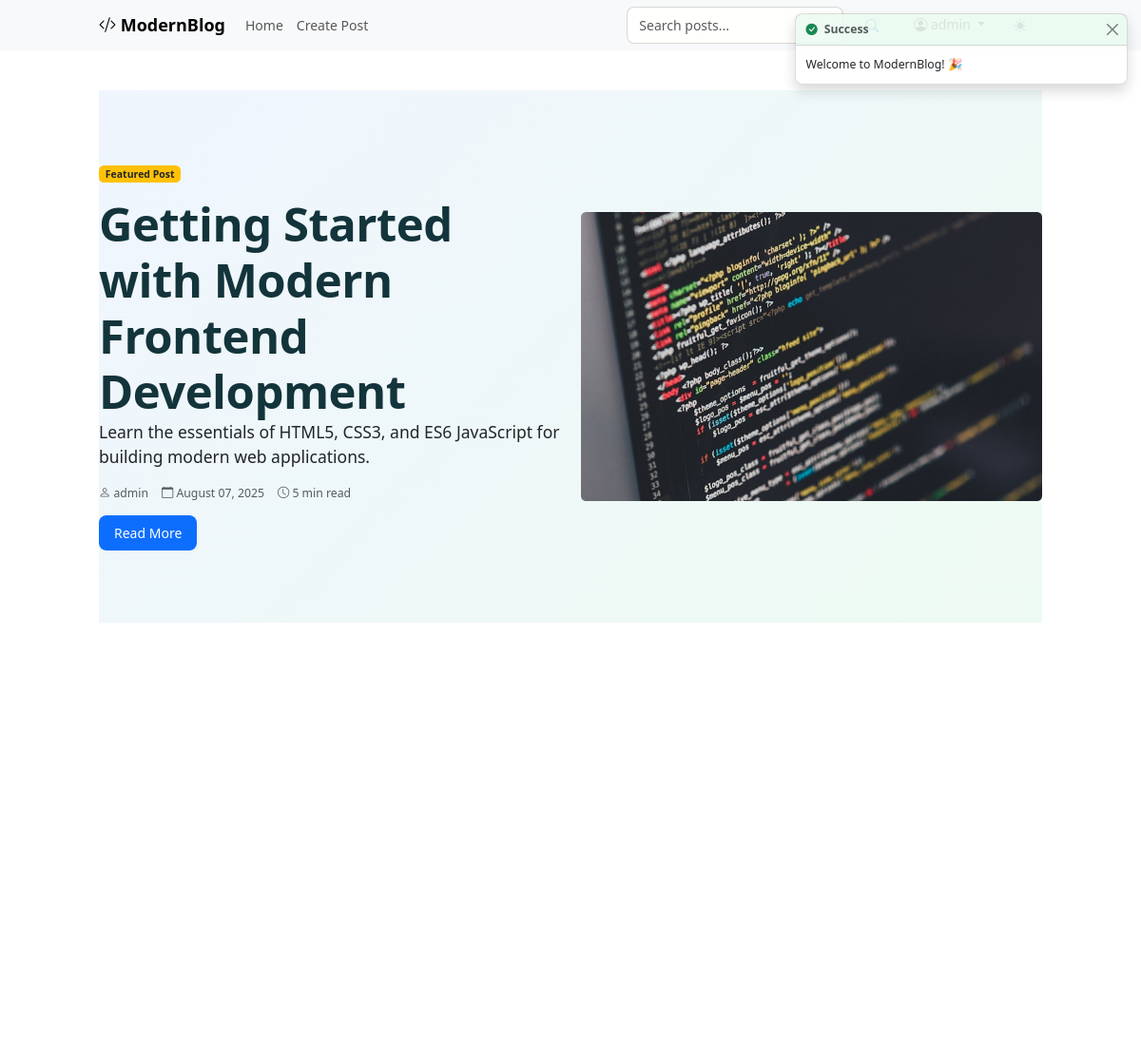
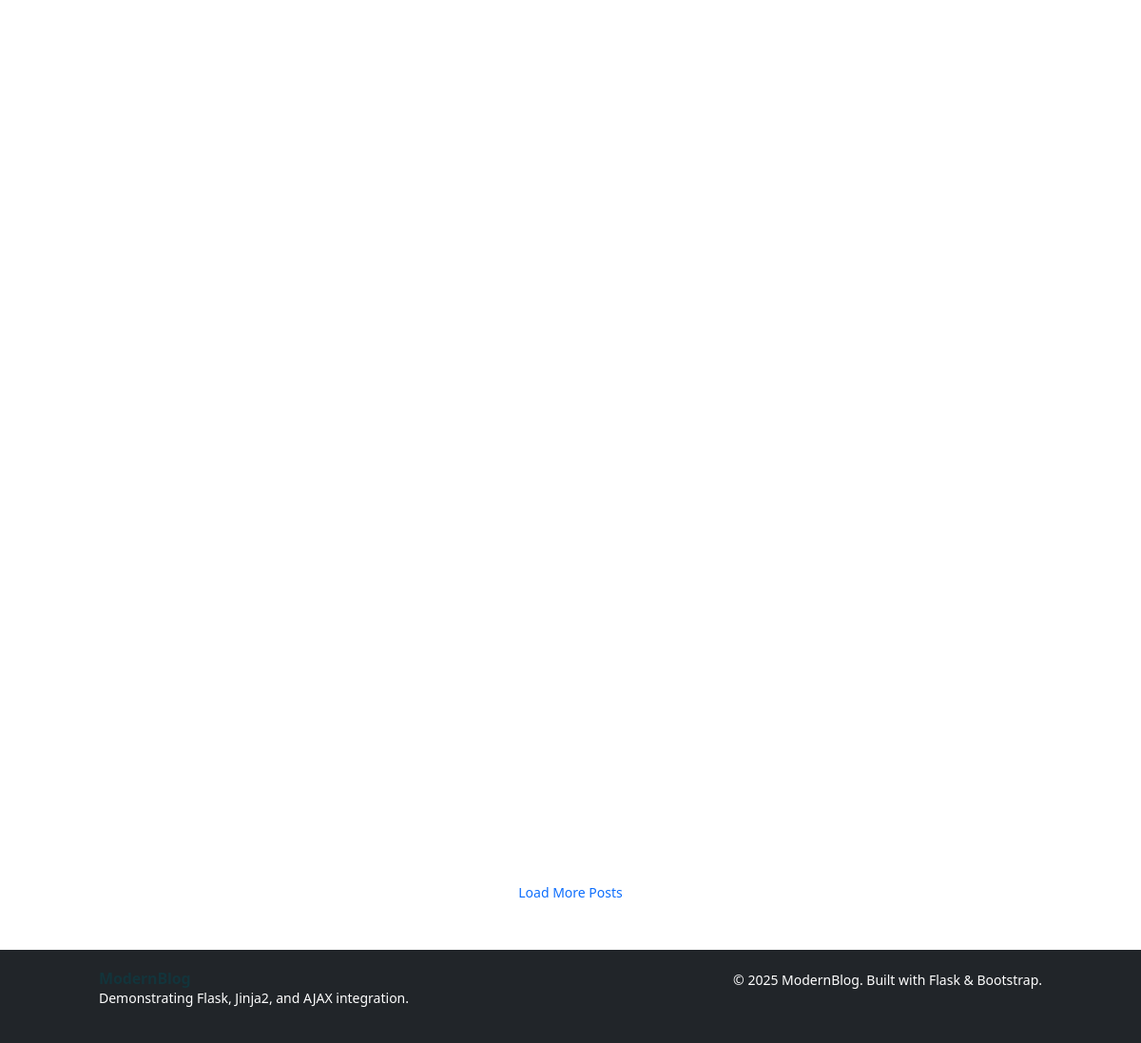
Screenshot of / (signed in) with the database file from the repository (2 pictures, top to bottom).
### models.py (models this page shows, shortened)
class User(UserMixin, db.Model):
    __tablename__ = 'user'
    id = db.Column(db.Integer, primary_key=True)
    username = db.Column(db.String(80), unique=True, nullable=False, index=True)
    email = db.Column(db.String(120), unique=True, nullable=False, index=True)
    password_hash = db.Column(db.String(255), nullable=False)
    first_name = db.Column(db.String(50))
    last_name = db.Column(db.String(50))
    bio = db.Column(db.Text)
    avatar_url = db.Column(db.String(200))
    is_active = db.Column(db.Boolean, default=True, nullable=False)
    is_admin = db.Column(db.Boolean, default=False, nullable=False)
    email_confirmed = db.Column(db.Boolean, default=False, nullable=False)
    date_created = db.Column(db.DateTime, default=datetime.utcnow, nullable=False)
    last_seen = db.Column(db.DateTime, default=datetime.utcnow)
    posts = db.relationship('BlogPost', backref='author', lazy='dynamic', cascade='all, delete-orphan')
    comments = db.relationship('Comment', backref='author', lazy='dynamic', cascade='all, delete-orphan')

class BlogPost(db.Model):
    __tablename__ = 'blog_post'
    id = db.Column(db.Integer, primary_key=True)
    title = db.Column(db.String(200), nullable=False, index=True)
    content = db.Column(db.Text, nullable=False)
    excerpt = db.Column(db.String(500))
    slug = db.Column(db.String(250), unique=True, index=True)
    meta_description = db.Column(db.String(160))
    featured_image = db.Column(db.String(200))
    published = db.Column(db.Boolean, default=True, nullable=False)
    featured = db.Column(db.Boolean, default=False, nullable=False)
    allow_comments = db.Column(db.Boolean, default=True, nullable=False)
    read_time = db.Column(db.String(20), default='5 min read')
    view_count = db.Column(db.Integer, default=0, nullable=False)
    date_created = db.Column(db.DateTime, default=datetime.utcnow, nullable=False, index=True)
    date_modified = db.Column(db.DateTime, default=datetime.utcnow, onupdate=datetime.utcnow)
    date_published = db.Column(db.DateTime)
    author_id = db.Column(db.Integer, db.ForeignKey('user.id'), nullable=False)
    category_id = db.Column(db.Integer, db.ForeignKey('category.id'), nullable=False)
    tags = db.relationship('Tag', secondary=post_tags, lazy='subquery',
                          backref=db.backref('posts', lazy=True))
    comments = db.relationship('Comment', backref='post', lazy='dynamic',
                              cascade='all, delete-orphan')

### app.py (the view)
@app.route('/')
def index():
    from models import BlogPost, Category, Tag
    featured_post = BlogPost.query.filter_by(featured=True).first()
    recent_posts = BlogPost.query.order_by(BlogPost.date_created.desc()).limit(6).all()
    categories = Category.query.all()
    tags = Tag.query.all()
    return render_template('index.html',
                         featured_post=featured_post,
                         recent_posts=recent_posts,
                         categories=categories,
                         tags=tags,
                         title='Home')

### app.py (called while the page is built)
def create_app():
    app = Flask(__name__)
    from config import get_config
    config_class = get_config()
    app.config.from_object(config_class)
    config_class.init_app(app)
    db.init_app(app)
    migrate.init_app(app, db)
    login_manager.init_app(app)
    login_manager.login_view = 'login'
    login_manager.login_message = 'Please log in to access this page.'
    login_manager.login_message_category = 'info'
    from models import User, BlogPost, Category, Tag, Comment
    @login_manager.user_loader
    def load_user(user_id):
        return User.query.get(int(user_id))
    with app.app_context():
        db.create_all()
        create_sample_data_if_needed()
    return app

### templates/index.html (shortened to what this page needs)
{% extends "base.html" %}
{% block content %}
<div class="container my-5">
    {% if featured_post %}
    <div class="hero-section mb-5">
        <div class="row align-items-center">
            <div class="col-lg-6">
                <div class="badge bg-warning text-dark mb-3">Featured Post</div>
                <h1 class="display-4 fw-bold">{{ featured_post.title }}</h1>
                <p class="lead">{{ featured_post.excerpt }}</p>
                <div class="d-flex align-items-center mb-3">
                    <small class="text-muted me-3">
                        <i class="bi bi-person"></i> {{ featured_post.author.username }}
                    </small>
                    <small class="text-muted me-3">
                        <i class="bi bi-calendar"></i> {{ featured_post.date_created.strftime('%B %d, %Y') }}
                    </small>
                    <small class="text-muted">
                        <i class="bi bi-clock"></i> {{ featured_post.read_time }}
                    </small>
                </div>
                <a href="{{ url_for('post_detail', post_id=featured_post.id) }}" class="btn btn-primary btn-lg">
                    Read More
                </a>
            </div>
            <div class="col-lg-6">
                <div class="text-center">
                    <img src="{{ url_for('static', filename='uploads/frontend.jpeg') }}" alt="Featured Post" class="img-fluid rounded">
                </div>
            </div>
        </div>
    </div>
    {% endif %}
    <div class="row mb-4">
        <div class="col-12">
        </div>
    </div>
    <div class="row" id="posts-container">
        {% for post in recent_posts %}
        <div class="col-lg-4 col-md-6 mb-4 post-card"
             data-category="{{ post.category.id }}"
             data-post-id="{{ post.id }}"
             data-tags="{% for tag in post.tags %}{{ tag.name }}{% if not loop.last %},{% endif %}{% endfor %}">
                {% set image_list = ['frontend.jpeg', 'bootstrap.jpeg', 'css-grid.jpeg', 'es6.jpeg', 'accessibility.jpeg'] %}
        </div>
        {% endfor %}
    </div>
    <div class="text-center mt-4">
        <button class="btn btn-outline-primary" id="load-more-btn" data-page="2">
            Load More Posts
        </button>
    </div>
</div>
{% endblock %}

### templates/base.html (shortened to what this page needs)
<!DOCTYPE html>
<html lang="en" data-color-scheme="{{ 'dark' if session.get('theme') == 'dark' else 'light' }}">
<head>
    <link href="https://cdn.jsdelivr.net/npm/bootstrap@5.3.0/dist/css/bootstrap.min.css" rel="stylesheet">
    <link href="https://cdn.jsdelivr.net/npm/bootstrap-icons@1.10.0/font/bootstrap-icons.css" rel="stylesheet">
    <link rel="stylesheet" href="{{ url_for('static', filename='css/style.css') }}">
</head>
<body>
    <nav class="navbar navbar-expand-lg navbar-light bg-light">
        <div class="container">
            <a class="navbar-brand" href="{{ url_for('index') }}">
                <i class="bi bi-code-slash"></i> ModernBlog
            </a>
            <div class="collapse navbar-collapse" id="navbarNav">
                <ul class="navbar-nav me-auto">
                    <li class="nav-item">
                        <a class="nav-link" href="{{ url_for('index') }}">Home</a>
                    </li>
                    {% if current_user.is_authenticated %}
                        <li class="nav-item">
                            <a class="nav-link" href="{{ url_for('create_post') }}">Create Post</a>
                        </li>
                    {% endif %}
                </ul>
                <form class="d-flex me-3" id="search-form">
                    <input class="form-control me-2" type="search" id="search-input" placeholder="Search posts..." aria-label="Search">
                    <button class="btn btn-outline-primary" type="submit">
                        <i class="bi bi-search"></i>
                    </button>
                </form>
                <ul class="navbar-nav">
                    {% if current_user.is_authenticated %}
                        <li class="nav-item dropdown">
                            <a class="nav-link dropdown-toggle" href="#" role="button" data-bs-toggle="dropdown">
                                <i class="bi bi-person-circle"></i> {{ current_user.username }}
                            </a>
                        </li>
                    {% endif %}
                    <li class="nav-item">
                        <button class="btn btn-outline-secondary ms-2" id="themeToggle">
                            <i class="bi bi-sun-fill"></i>
                        </button>
                    </li>
                </ul>
            </div>
        </div>
    </nav>
    <main>
        {% block content %}{% endblock %}
    </main>
    <footer class="bg-dark text-white py-4 mt-5">
        <div class="container">
            <div class="row">
                <div class="col-md-6">
                    <h5>ModernBlog</h5>
                    <p>Demonstrating Flask, Jinja2, and AJAX integration.</p>
                </div>
                <div class="col-md-6 text-end">
                    <p>&copy; 2025 ModernBlog. Built with Flask & Bootstrap.</p>
                </div>
            </div>
        </div>
    </footer>
</body>
</html>

### rows the page displays
User: username "admin", author.username "admin"
BlogPost: title "Getting Started with Modern Frontend Development", excerpt "Learn the essentials of HTML5, CSS3, and ES6 JavaScript for building modern web applications.", date_created "August 07, 2025", read_time "5 min read"
